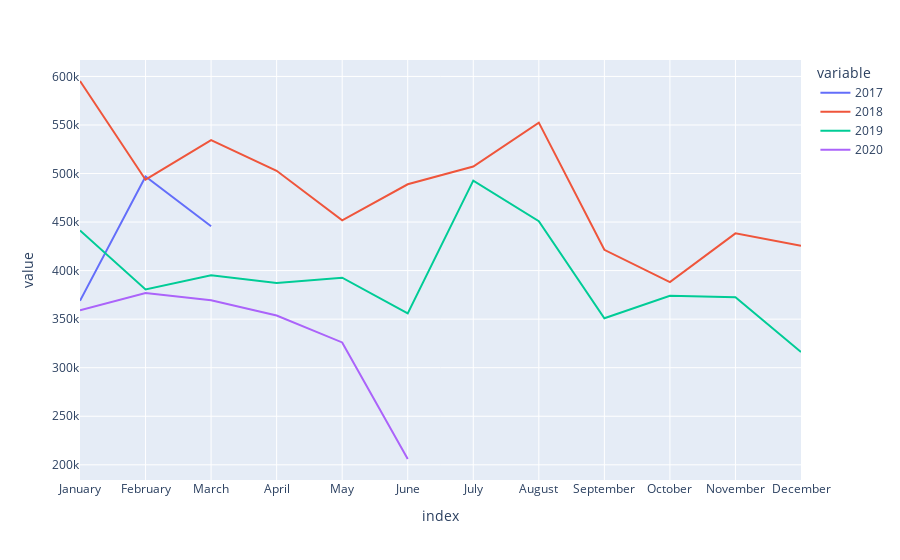

The code cell stored with this chart in its notebook:
### Code cell
fig = px.line(plot_df, x="index", y="value", color='variable')
fig.show()

### Figure 1 — Plotly figure (JSON) as saved in the notebook; plotly's stock layout.template omitted (floating-point values rounded to 4 significant figures)
{"data": [{"hovertemplate": "variable=2017<br>index=%{x}<br>value=%{y}<extra></extra>", "legendgroup": "2017", "line": {"color": "#636efa", "dash": "solid"}, "mode": "lines", "name": "2017", "orientation": "v", "showlegend": true, "type": "scatter", "x": ["January", "February", "March", "April", "May", "June", "July", "August", "September", "October", "November", "December"], "xaxis": "x", "y": [368900.0, 496900.0, 445700.0, null, null, null, null, null, null, null, null, null], "yaxis": "y"}, {"hovertemplate": "variable=2018<br>index=%{x}<br>value=%{y}<extra></extra>", "legendgroup": "2018", "line": {"color": "#EF553B", "dash": "solid"}, "mode": "lines", "name": "2018", "orientation": "v", "showlegend": true, "type": "scatter", "x": ["January", "February", "March", "April", "May", "June", "July", "August", "September", "October", "November", "December"], "xaxis": "x", "y": [595300.0, 493600.0, 534400.0, 502900.0, 451800.0, 489000.0, 507200.0, 552400.0, 421400.0, 388200.0, 438400.0, 425700.0], "yaxis": "y"}, {"hovertemplate": "variable=2019<br>index=%{x}<br>value=%{y}<extra></extra>", "legendgroup": "2019", "line": {"color": "#00cc96", "dash": "solid"}, "mode": "lines", "name": "2019", "orientation": "v", "showlegend": true, "type": "scatter", "x": ["January", "February", "March", "April", "May", "June", "July", "August", "September", "October", "November", "December"], "xaxis": "x", "y": [441400.0, 380700.0, 395100.0, 387200.0, 392700.0, 355900.0, 492700.0, 451000.0, 350900.0, 374100.0, 372600.0, 316100.0], "yaxis": "y"}, {"hovertemplate": "variable=2020<br>index=%{x}<br>value=%{y}<extra></extra>", "legendgroup": "2020", "line": {"color": "#ab63fa", "dash": "solid"}, "mode": "lines", "name": "2020", "orientation": "v", "showlegend": true, "type": "scatter", "x": ["January", "February", "March", "April", "May", "June", "July", "August", "September", "October", "November", "December"], "xaxis": "x", "y": [359200.0, 377000.0, 369400.0, 353700.0, 326000.0, 206000.0, null, null, null, null, null, null], "yaxis": "y"}], "layout": {"legend": {"title": {"text": "variable"}, "tracegroupgap": 0}, "margin": {"t": 60}, "xaxis": {"anchor": "y", "domain": [0, 1], "title": {"text": "index"}}, "yaxis": {"anchor": "x", "domain": [0, 1], "title": {"text": "value"}}}}
